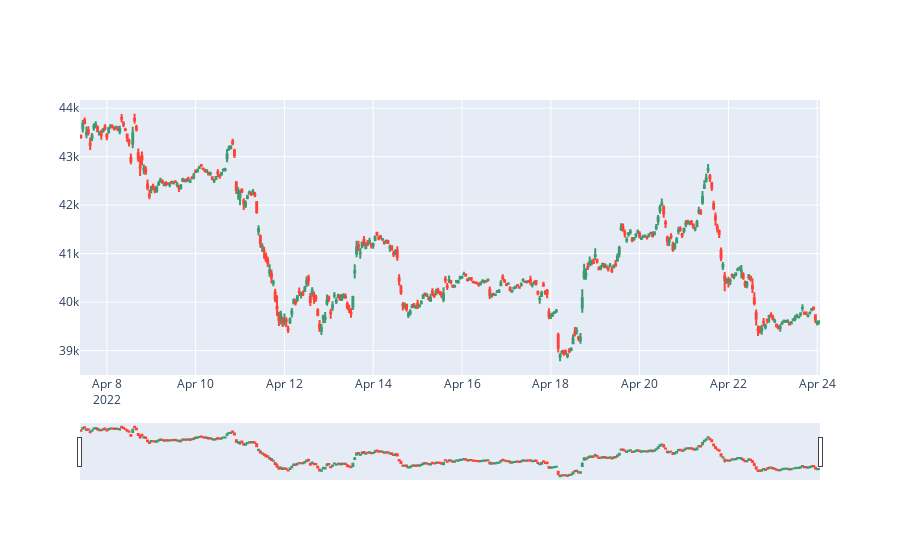

Notebook source saved alongside this figure:
### Code cell
df = pd.read_csv(directory).set_index("Open Time")

df.index = pd.to_datetime(df.index)
df = df.resample('H').mean().reset_index().iloc[-400:]

import plotly.graph_objects as go

fig = go.Figure(data=[go.Candlestick(x=df['Open Time'],
                open=df['Open'],
                high=df['High'],
                low=df['Low'],
                close=df['Close'])])

fig.show()

### Figure 1 — Plotly figure (JSON) as saved in the notebook; plotly's stock layout.template omitted (floating-point values rounded to 4 significant figures; data arrays with more than 128 entries replaced by an {"elided": "..."} marker saying what was removed)
{"data": [{"close": {"elided": "400 float values"}, "high": {"elided": "400 float values"}, "low": {"elided": "400 float values"}, "open": {"elided": "400 float values"}, "type": "candlestick", "x": {"elided": "400 str values"}}], "layout": {}}
